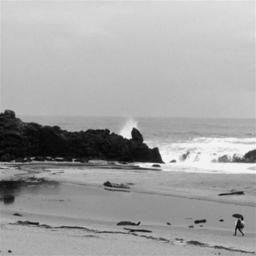
#> input picture training/Coast/10.jpg, 256 x 256 px; its folder holds only this picture in this run
$ python run1_knn_tiny.py
#> lines starting #> are read from the running program, lines starting #| are printed output that depends on the picture
from __future__ import annotations

from pathlib import Path
from typing import List, Tuple, Dict
import random

import numpy as np
from PIL import Image


# Tiny image feature extraction
def tiny_image_feature(img_path: Path, size: int = 16) -> np.ndarray:
    """
    Tiny image feature:
    - grayscale
    - centre crop to square
    - resize to size x size
    - flatten
    - zero mean, unit length (L2)
    """
#> called with size = 16
    img = Image.open(img_path).convert("L")
#> img is the input picture: PIL image 256x256 L; min 0, max 255, mean 164
    w, h = img.size
#> w = 256; h = 256
    side = min(w, h)
#> side = 256

    left = (w - side) // 2
#> left = 0
    top = (h - side) // 2
#> top = 0
    img = img.crop((left, top, left + side, top + side))

    img = img.resize((size, size), resample=Image.BILINEAR)
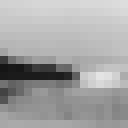
#> img: PIL image 16x16 L (shown 8 times larger); min 21, max 228, mean 164

    x = np.asarray(img, dtype=np.float32).reshape(-1)
#> x = 256 values, max 228 at index 156, min 21 at index 128, mean 164
    x = x - x.mean()
#> x = 256 values, max 64.01 at index 156, min -143 at index 128, mean 0
    norm = np.linalg.norm(x)
#> norm = 733.3
    if norm > 1e-12:
        x = x / norm
#> x = 256 values, max 0.0873 at index 156, min -0.195 at index 128, mean 3.73e-09
    return x


# Data loading
def load_training_set(train_root: Path, size: int = 16) -> Tuple[np.ndarray, List[str]]:
    """
    Expects train_root/class_name/*.jpg
    Keeps class label EXACTLY as folder name (case-sensitive).
    """
    if not train_root.exists():
        raise FileNotFoundError(f"Training folder not found: {train_root}")

    class_dirs = sorted([p for p in train_root.iterdir() if p.is_dir()])
    if not class_dirs:
        raise FileNotFoundError(f"No class folders found under: {train_root}")

    X_list: List[np.ndarray] = []
    y_list: List[str] = []

    for cdir in class_dirs:
        label = cdir.name
        img_paths = sorted([p for p in cdir.iterdir() if p.suffix.lower() in [".jpg", ".jpeg", ".png"]])
        for p in img_paths:
            X_list.append(tiny_image_feature(p, size=size))
            y_list.append(label)
#> pass 2 of the loop in load_training_set, `for cdir in class_dirs:`:
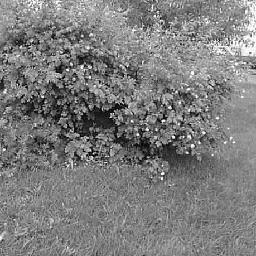
#> input picture training/Forest/15.jpg, 256 x 256 px
#> in tiny_image_feature, img is the input picture: PIL image 256x256 L; min 0, max 255, mean 125.1
#> in tiny_image_feature (call 2), `img = img.resize((size, size), resample=Image.BILINEAR)`:
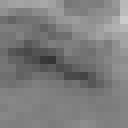
#> img: PIL image 16x16 L (shown 8 times larger); min 53, max 203, mean 125
#> in tiny_image_feature (call 2), `x = np.asarray(img, dtype=np.float32).reshape(-1)`: x = 256 values, max 203 at index 47, min 53 at index 118, mean 125
#> in tiny_image_feature (call 2), `x = x - x.mean()`: x = 256 values, max 77.97 at index 47, min -72.03 at index 118, mean 0
#> norm = 347.7
#> in tiny_image_feature (call 2), `x = x / norm`: x = 256 values, max 0.224 at index 47, min -0.207 at index 118, mean -4.66e-10

    X_train = np.vstack(X_list).astype(np.float32)
    return X_train, y_list


# [73 lines left out: functions make_train_val_split, featurize, accuracy, _numeric_stem, not called in this run]


def load_test_images(test_root: Path) -> List[Path]:
    """
    Expects test_root/*.jpg
    Returns images sorted numerically by filename stem if possible.
    """
    if not test_root.exists():
        raise FileNotFoundError(f"Testing folder not found: {test_root}")

    imgs = [p for p in test_root.iterdir() if p.suffix.lower() in [".jpg", ".jpeg", ".png"]]
    if not imgs:
        raise FileNotFoundError(f"No test images found under: {test_root}")

    imgs.sort(key=lambda p: (_numeric_stem(p), p.name))
    return imgs

# kNN classifier
# [41 lines left out: function knn_predict, not called in this run]

# Main
def main(
    train_root: str = "training",
    test_root: str = "testing",
    out_path: str = "run1.txt",
    size: int = 16,
    k: int = 5,
    tune_k: bool = True,
    val_per_class: int = 20,
    seed: int = 42,
) -> None:
    train_root_p = Path(train_root)
    test_root_p = Path(test_root)

    print(f"Loading training set from: {train_root_p.resolve()}")

    # Show the discovered class names (case-sensitive)
    class_dirs = sorted([p for p in train_root_p.iterdir() if p.is_dir()])
    classes = [p.name for p in class_dirs]
    print(f"Classes ({len(classes)}): {classes}")

    chosen_k = k

    # 1) Tune k using ONLY training data (split into train/val)
    if tune_k:
        train_paths, train_labels, val_paths, val_labels = make_train_val_split(
            train_root_p, val_per_class=val_per_class, seed=seed
        )
        print(f"Train split: {len(train_paths)} images | Val split: {len(val_paths)} images")

        X_tr = featurize(train_paths, size=size)
        X_va = featurize(val_paths, size=size)

        k_grid = [1, 3, 5, 7, 9, 11, 15, 21]
        best_k = None
        best_acc = -1.0

        for kk in k_grid:
            preds = [knn_predict(X_tr, train_labels, X_va[i], k=kk) for i in range(X_va.shape[0])]
            acc = accuracy(val_labels, preds)
            print(f"k={kk:>2}  val_acc={acc:.4f}")
            if acc > best_acc:
                best_acc = acc
                best_k = kk

        chosen_k = int(best_k) if best_k is not None else k
        print(f"Selected k={chosen_k} from validation (acc={best_acc:.4f})")

    # 2) Final training on ALL training data, then predict test
    X_train_all, y_train_all = load_training_set(train_root_p, size=size)
#> y_train_all = ['Coast', 'Forest']
    print(f"Training examples (ALL): {len(y_train_all)} | Feature dim: {X_train_all.shape[1]}")
#| Training examples (ALL): 2 | Feature dim: 256

    print(f"Loading test images from: {test_root_p.resolve()}")
    test_imgs = load_test_images(test_root_p)
    print(f"Test images: {len(test_imgs)}")

    lines: List[str] = []
    for i, img_path in enumerate(test_imgs, start=1):
        x = tiny_image_feature(img_path, size=size)
        pred = knn_predict(X_train_all, y_train_all, x, k=chosen_k)
        lines.append(f"{img_path.name} {pred}")

        if i % 250 == 0:
            print(f"Processed {i}/{len(test_imgs)}...")

    Path(out_path).write_text("\n".join(lines) + "\n", encoding="utf-8")
    print(f" Wrote predictions to: {Path(out_path).resolve()}")


if __name__ == "__main__":
#> (the run stopped early here; a loop or call above may not have finished)
